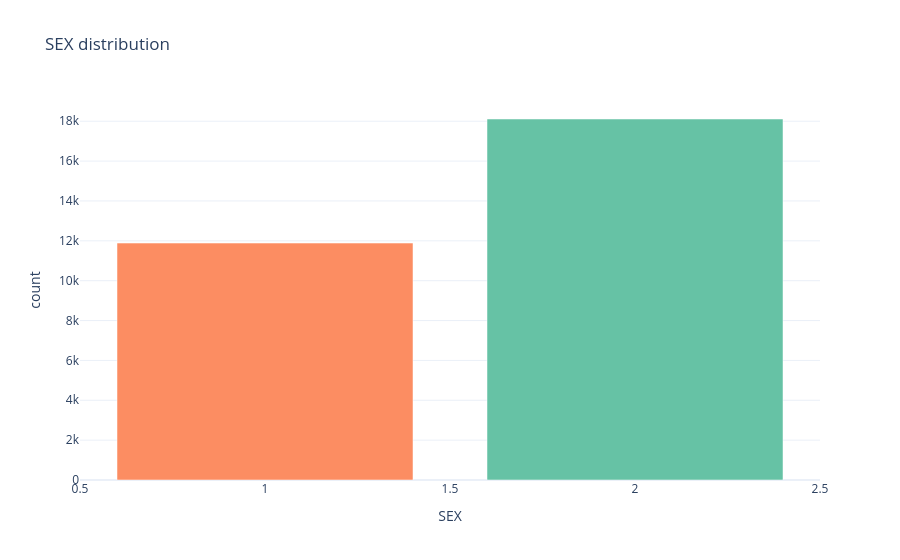
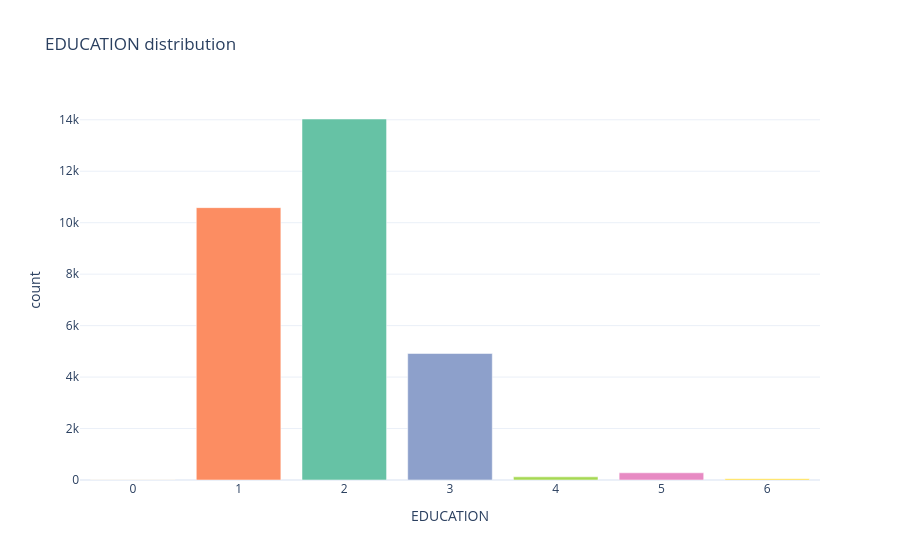
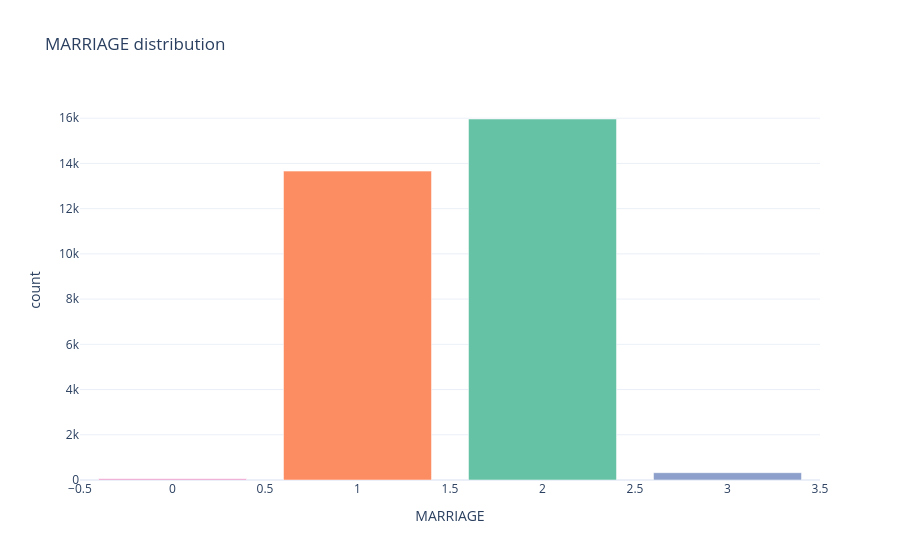

The cell these charts' notebook holds for them, in order:
### Markdown cell above
**Summary:** The target distribution was examined to understand the class balance.

- **Non-defaulters:** 23,364 customers (77.88%)
- **Defaulters:** 6,636 customers (22.12%)
- **Decision:** ROC-AUC chosen as primary evaluation metric; class_weight="balanced" or scale_pos_weight (XGBoost) applied to all models

### Code cell
# checking categorical variable distributions
# =============================================================================
# CATEGORICAL VARIABLES — DISTRIBUTIONS
# =============================================================================
section("Categorical variables distributions")

cat_cols = ["SEX", "EDUCATION", "MARRIAGE"]
for c in ["SEX", "EDUCATION", "MARRIAGE"]:
    print("\n" + "-" * 80)
    print(f"{c} value_counts:")
    print(df[c].value_counts(dropna=False).to_string())

    vc = df[c].value_counts(dropna=False).reset_index()
    vc.columns = [c, "count"]

    fig = px.bar(
        vc,
        x=c, y="count",
        title=f"{c} distribution",
        labels={c: c, "count": "count"}
    )
    fig.update_traces(marker_color=px.colors.qualitative.Set2)
    pio.templates.default = "plotly_white"
    fig.show()

### Figure 1 — Plotly figure (JSON) as saved in the notebook; plotly's stock layout.template omitted (floating-point values rounded to 4 significant figures)
{"data": [{"hovertemplate": "SEX=%{x}<br>count=%{y}<extra></extra>", "legendgroup": "", "marker": {"color": ["rgb(102,194,165)", "rgb(252,141,98)", "rgb(141,160,203)", "rgb(231,138,195)", "rgb(166,216,84)", "rgb(255,217,47)", "rgb(229,196,148)", "rgb(179,179,179)"], "pattern": {"shape": ""}}, "name": "", "orientation": "v", "showlegend": false, "textposition": "auto", "type": "bar", "x": [2, 1], "xaxis": "x", "y": [18112, 11888], "yaxis": "y"}], "layout": {"barmode": "relative", "legend": {"tracegroupgap": 0}, "title": {"text": "SEX distribution"}, "xaxis": {"anchor": "y", "domain": [0, 1], "title": {"text": "SEX"}}, "yaxis": {"anchor": "x", "domain": [0, 1], "title": {"text": "count"}}}}

### Figure 2 — Plotly figure (JSON) as saved in the notebook; plotly's stock layout.template omitted (floating-point values rounded to 4 significant figures)
{"data": [{"hovertemplate": "EDUCATION=%{x}<br>count=%{y}<extra></extra>", "legendgroup": "", "marker": {"color": ["rgb(102,194,165)", "rgb(252,141,98)", "rgb(141,160,203)", "rgb(231,138,195)", "rgb(166,216,84)", "rgb(255,217,47)", "rgb(229,196,148)", "rgb(179,179,179)"], "pattern": {"shape": ""}}, "name": "", "orientation": "v", "showlegend": false, "textposition": "auto", "type": "bar", "x": [2, 1, 3, 5, 4, 6, 0], "xaxis": "x", "y": [14030, 10585, 4917, 280, 123, 51, 14], "yaxis": "y"}], "layout": {"barmode": "relative", "legend": {"tracegroupgap": 0}, "title": {"text": "EDUCATION distribution"}, "xaxis": {"anchor": "y", "domain": [0, 1], "title": {"text": "EDUCATION"}}, "yaxis": {"anchor": "x", "domain": [0, 1], "title": {"text": "count"}}}}

### Figure 3 — Plotly figure (JSON) as saved in the notebook; plotly's stock layout.template omitted (floating-point values rounded to 4 significant figures)
{"data": [{"hovertemplate": "MARRIAGE=%{x}<br>count=%{y}<extra></extra>", "legendgroup": "", "marker": {"color": ["rgb(102,194,165)", "rgb(252,141,98)", "rgb(141,160,203)", "rgb(231,138,195)", "rgb(166,216,84)", "rgb(255,217,47)", "rgb(229,196,148)", "rgb(179,179,179)"], "pattern": {"shape": ""}}, "name": "", "orientation": "v", "showlegend": false, "textposition": "auto", "type": "bar", "x": [2, 1, 3, 0], "xaxis": "x", "y": [15964, 13659, 323, 54], "yaxis": "y"}], "layout": {"barmode": "relative", "legend": {"tracegroupgap": 0}, "title": {"text": "MARRIAGE distribution"}, "xaxis": {"anchor": "y", "domain": [0, 1], "title": {"text": "MARRIAGE"}}, "yaxis": {"anchor": "x", "domain": [0, 1], "title": {"text": "count"}}}}
